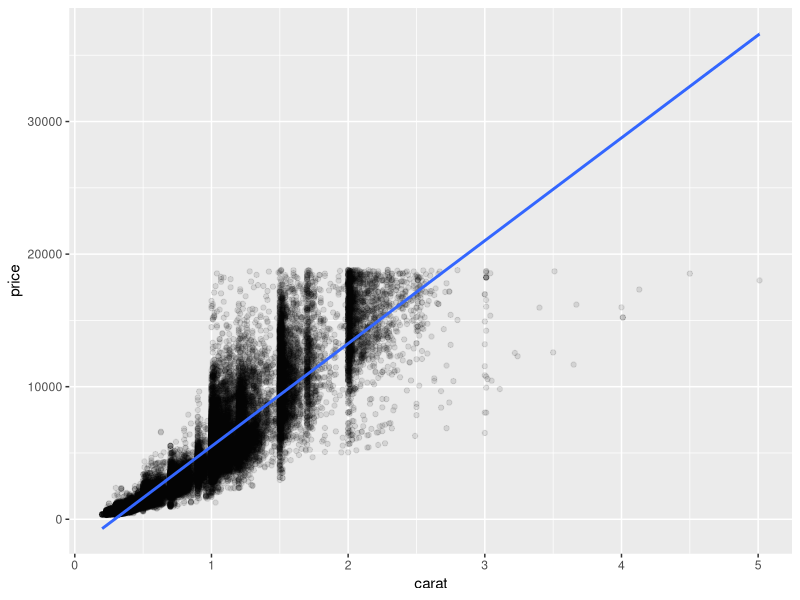

Recreate this plot in R.
## ---- chunk 1
library(ggplot2)
summary(diamonds)
## ---- chunk 2
fit <- lm(price ~ carat, data = diamonds)
## ---- chunk 3
fit$coefficients
## ---- chunk 4
ggplot(diamonds, aes(carat,price)) + 
    geom_point(alpha=0.1) + 
    geom_smooth(method="lm") 

